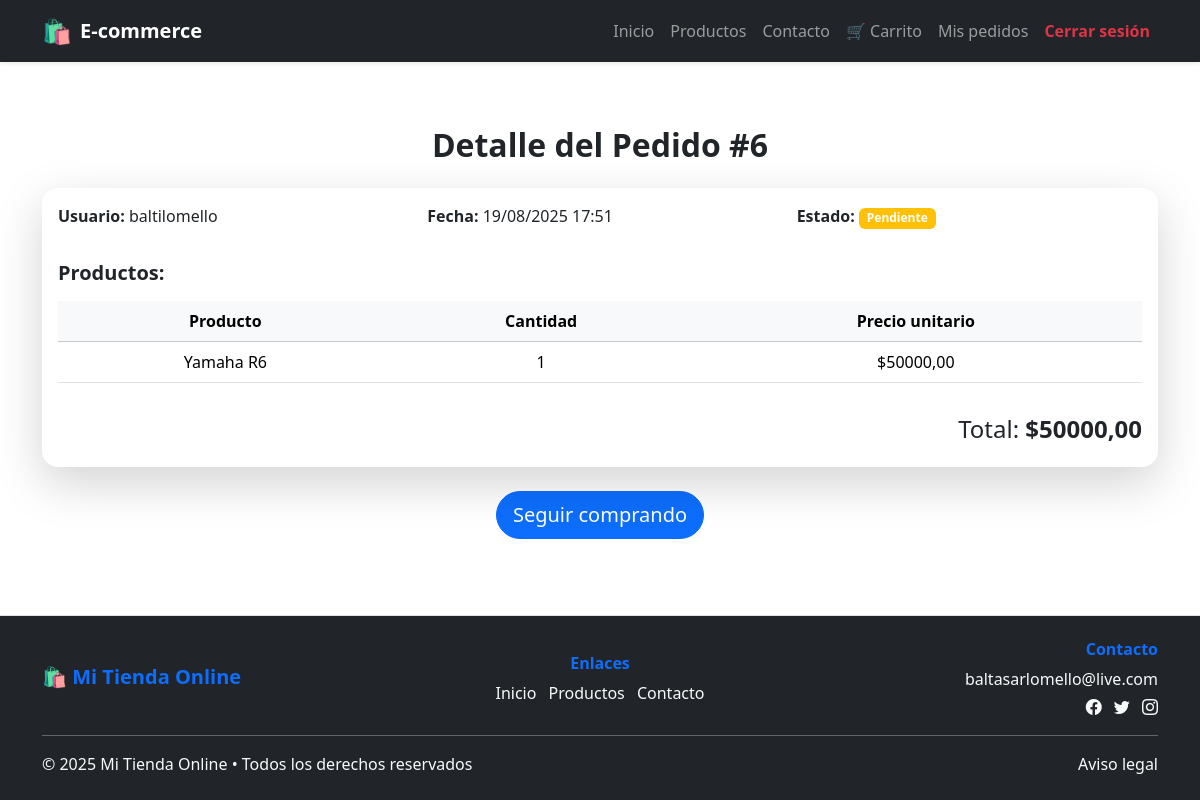
Before: /order/6/ (signed in) with the older database file.
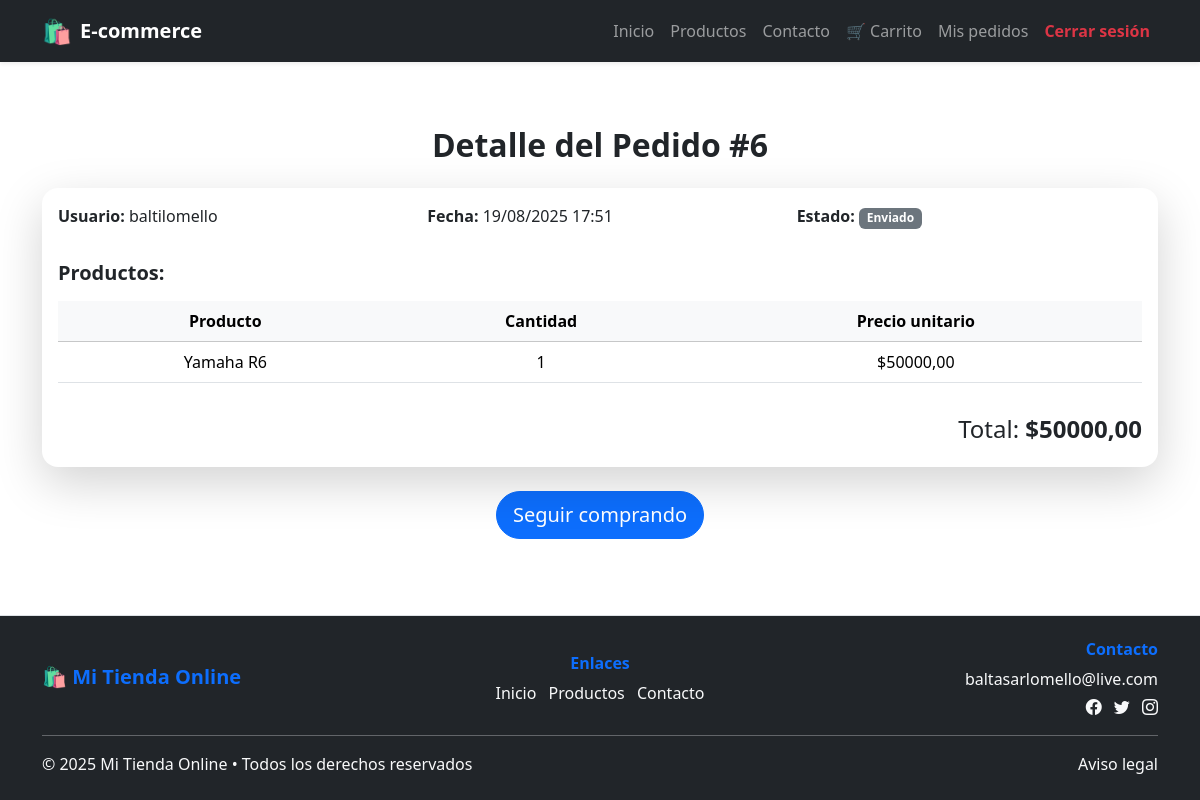
After: the same page with the newer database file.
### shop/models.py (models this page shows, shortened)
class Order(models.Model): # Orden de compra hecha por un usuario
    ESTADOS = [
        ('pendiente', 'Pendiente'),
        ('enviado', 'Enviado'),
        ('cancelado', 'Cancelado'),
    ]
    usuario = models.ForeignKey(settings.AUTH_USER_MODEL, on_delete=models.CASCADE, related_name='pedidos')
    fecha = models.DateTimeField(auto_now_add=True)
    estado = models.CharField(max_length=20, choices=ESTADOS, default='pendiente')
    total = models.DecimalField(max_digits=10, decimal_places=2, default=0)

### shop/views.py (the view)
# urls.py: path("order/<pk>/", OrderDetailView.as_view(), name="order_detail"),
@method_decorator(login_required, name='dispatch')
class OrderDetailView(DetailView):
    model = Order
    template_name = "../templates/shop/order_detail.html"
    context_object_name = "order"
    def get_context_data(self, **kwargs):
        context = super().get_context_data(**kwargs)
        order = self.get_object()
        items = order.items.all()
        for item in items:
            item.subtotal = item.cantidad * item.precio_unitario
        context["items"] = items
        context["total"] = order.total
        return context

### proyecto_tienda_online/templates/shop/order_detail.html (shortened to what this page needs)
{% extends "general/layout.html" %}
{% load static %}
{% block page_content %}
<div class="container py-5">
    <h2 class="fw-bold mb-4 text-center">Detalle del Pedido #{{ order.id }}</h2>
    <div class="card shadow-lg rounded-4 mb-4 border-0">
        <div class="card-body">
            <div class="row mb-3">
                <div class="col-md-4">
                    <p><strong>Usuario:</strong> {{ order.usuario.username }}</p>
                </div>
                <div class="col-md-4">
                    <p><strong>Fecha:</strong> {{ order.fecha|date:"d/m/Y H:i" }}</p>
                </div>
                <div class="col-md-4">
                    <p><strong>Estado:</strong>
                        <span class="badge
                            {% if order.estado == 'pendiente' %}bg-warning
                            {% elif order.estado == 'pagado' %}bg-success
                            {% else %}bg-secondary{% endif %}">
                            {{ order.estado|title }}
                        </span>
                    </p>
                </div>
            </div>
            <h5 class="fw-bold mb-3">Productos:</h5>
            <div class="table-responsive">
                <table class="table table-hover align-middle text-center">
                    <thead class="table-light">
                        <tr>
                            <th>Producto</th>
                            <th>Cantidad</th>
                            <th>Precio unitario</th>
                        </tr>
                    </thead>
                    <tbody>
                        {% for item in order.items.all %}
                        <tr>
                            <td>{{ item.producto.nombre }}</td>
                            <td>{{ item.cantidad }}</td>
                            <td>${{ item.precio_unitario|floatformat:2 }}</td>
                        </tr>
                        {% endfor %}
                    </tbody>
                </table>
            </div>
            <h4 class="text-end mt-3">Total: <span class="fw-bold">${{ order.total|floatformat:2 }}</span></h4>
        </div>
    </div>
    <div class="text-center">
        <a href="{% url 'product_list' %}" class="btn btn-primary btn-lg rounded-pill">
            Seguir comprando
        </a>
    </div>
</div>
{% endblock %}

Changed rows visible on the page:
changed Order "baltilomello": estado "Pendiente" → "Enviado"
